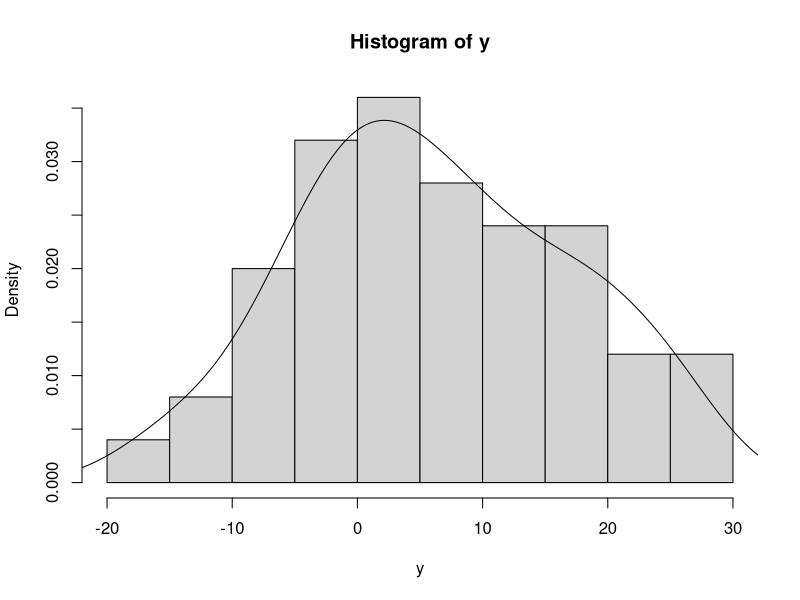
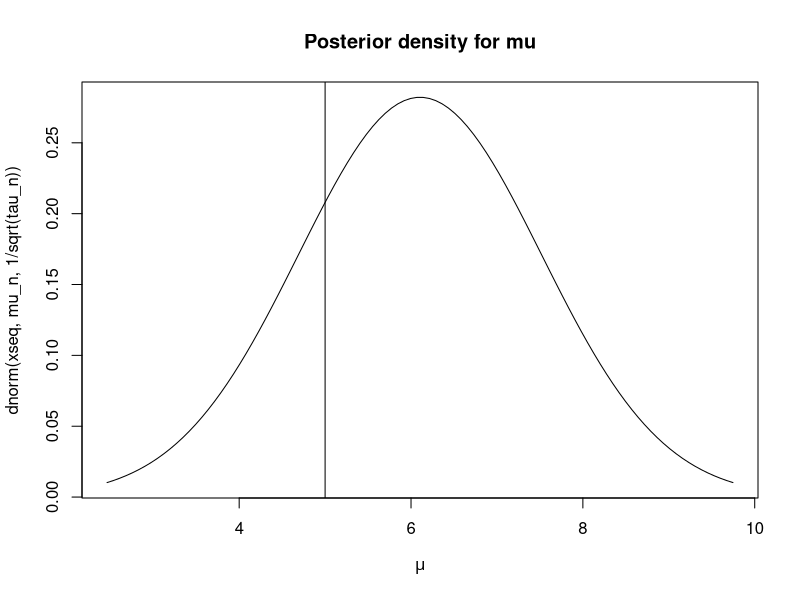
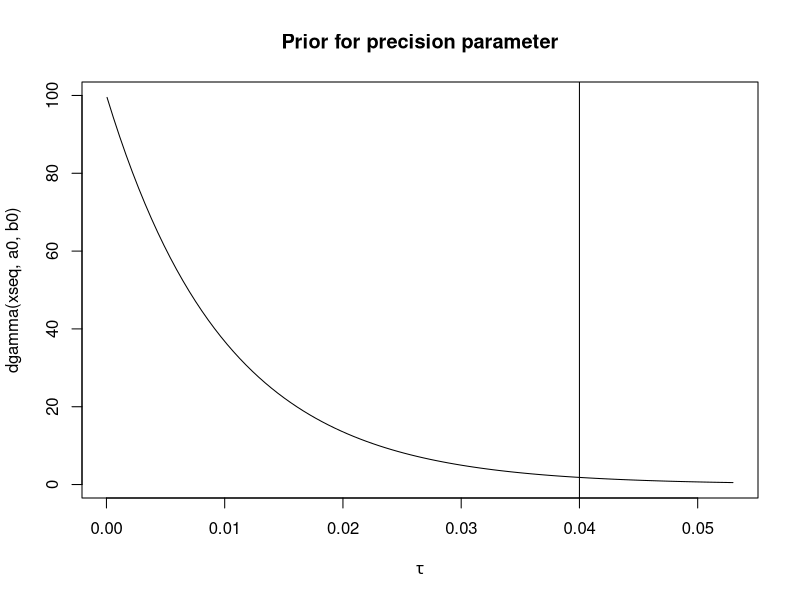
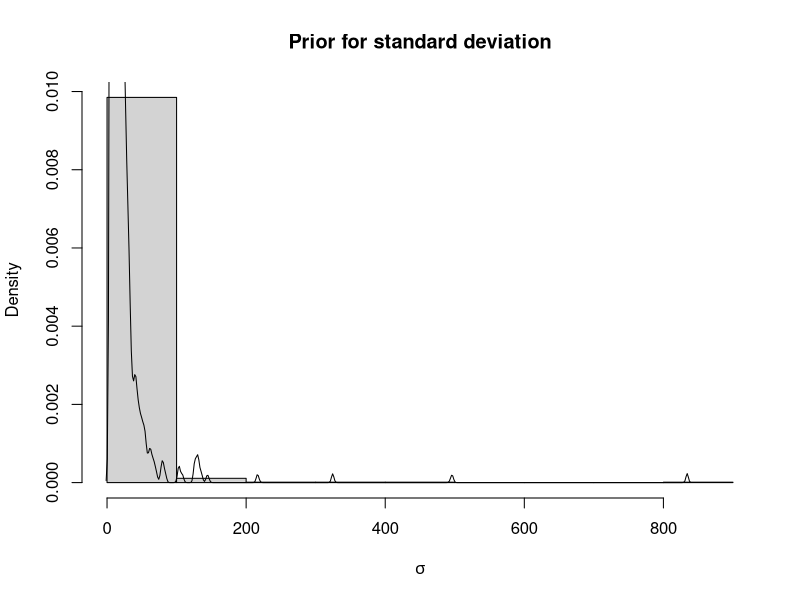
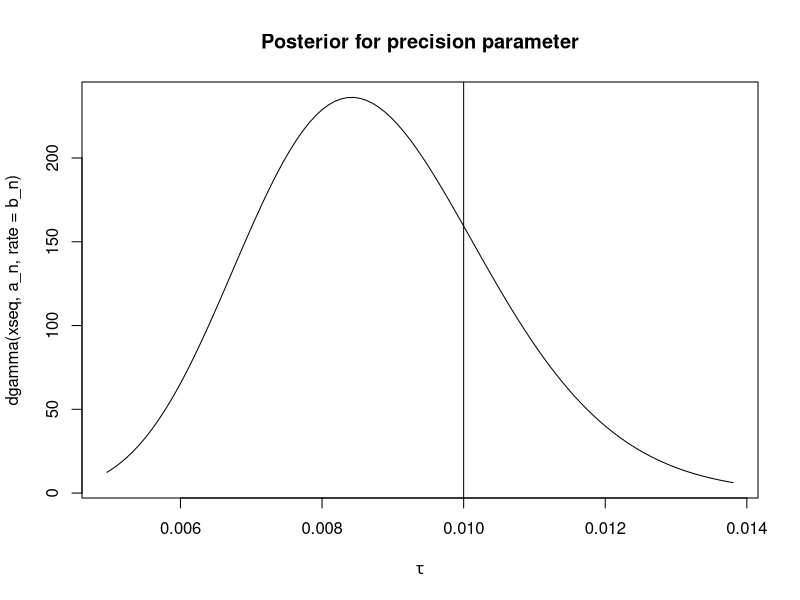
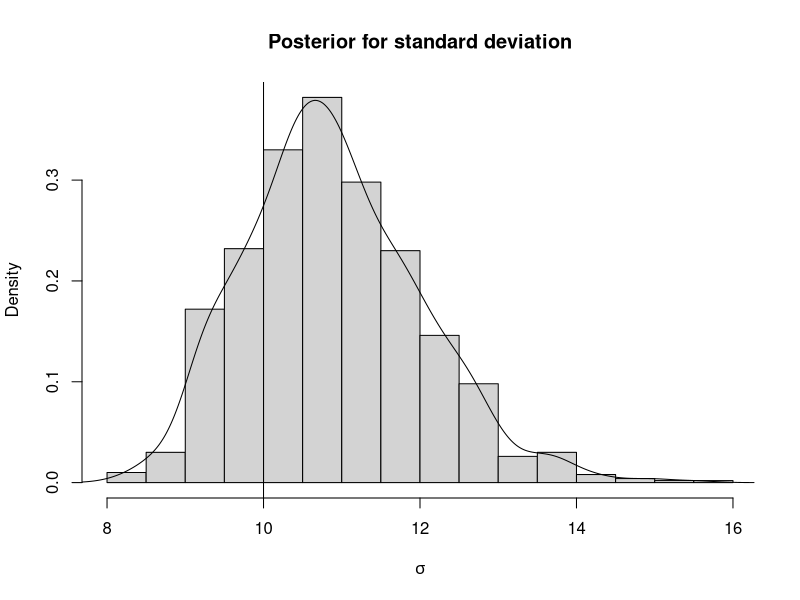

Write R code to recreate these figures, in order.
y <- rnorm(50, 5, sd = 10) ## N.B., rnorm takes sd, not variance or precision
y_bar <- mean(y)
s_hat <- sd(y)
print(c(y_bar, s_hat)) ## how accurate are the estimates?


hist(y, freq = FALSE)
lines(density(y))


mu_0 <- 0 
sigma_0 <- 100
tau_0 <- 1/sigma_0^2

tau <- 1/10^2
n <- length(y)

## compute posterior coefficients
tau_n <- n * tau + tau_0
mu_n <- (n * tau * y_bar + tau_0 * mu_0) / tau_n

print(c(mu_n, tau_n))

## Easier to interpret tau_n in terms of standard deviation
1/sqrt(tau_n)

mu_range <- qnorm( c(0.005, 0.995), mu_n, 1/sqrt(tau_n))
xseq <- seq(mu_range[1], mu_range[2], length.out = 100)
plot(xseq, dnorm(xseq, mu_n, 1/sqrt(tau_n)), type="l", xlab = expression(mu), main = "Posterior density for mu")
abline(v = 5) ## true value for mu

a0 <- 1
b0 <- 100
tau_range <- qgamma( c(0.005, 0.995), a0, rate = b0) ## N.B., you can define dgamma in terms of scale or rate parameter, make sure you specify the correct one!
xseq <- seq(tau_range[1], tau_range[2], length.out = 100)
plot(xseq, dgamma(xseq, a0, b0), type="l", xlab = expression(tau), main = "Prior for precision parameter")
abline(v = 0.04) ## true value of tau


## prior density plot for standard deviation sigma
tau_prior_samp <- rgamma(1000, shape = a0, rate = b0)
hist(1/sqrt(tau_prior_samp), main = "Prior for standard deviation", xlab = expression(sigma), freq = FALSE)
lines(density(1/sqrt(tau_prior_samp)))

mu <- 5
a_n <- n / 2 + a0
b_n <- b0 + 0.5 * sum( (y - mu)^2 )

tau_range <- qgamma( c(0.005, 0.995), a_n, rate = b_n) ## N.B., you can define dgamma in terms of scale or rate parameter, make sure you specify the correct one!
xseq <- seq(tau_range[1], tau_range[2], length.out = 100)
plot(xseq, dgamma(xseq,  a_n, rate = b_n), type="l", xlab = expression(tau), main = "Posterior for precision parameter")
abline(v = 0.01) ## true value of tau


## prior density plot for standard deviation sigma
tau_post_samp <- rgamma(1000,  a_n, rate = b_n)
hist(1/sqrt(tau_post_samp), main = "Posterior for standard deviation", xlab = expression(sigma), freq = FALSE)
lines(density(1/sqrt(tau_post_samp)))
abline(v = 10) ## true value of sd


